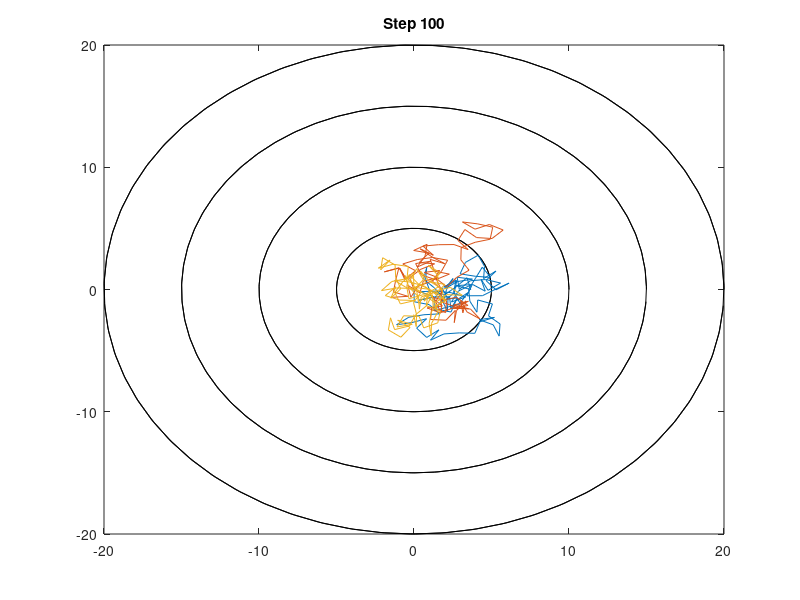

MATLAB code to generate this figure:
clear all;
close all;
clc;
% Plot the circle
theta = [0:0.1:4*pi];
number_circle = 4; % Number of circle that will be plotted
radius_incre = 5; % The increasement of readius while for-loop
radius = 0; % Radius
x_circle = zeros;
y_circle = zeros;
for n = 1:number_circle
    radius = radius + radius_incre; % Radius increased 
    for m = 1:length(theta)
        x_circle(m) = radius * cos(theta(m));
        y_circle(m) = radius * sin(theta(m));
    end
    plot(x_circle,y_circle,'black-')
    hold on
end
for j = 1:3
    x_coordinate = 0; % initialize x-cordinate
    y_coordinate = 0; % initialize y-cordinate
    Number_Step = 100; % The number of step that the particle is moving
    Step_size = 1; % The size of step when it moves


    % Angle 
    for i = 1:Number_Step
        Angle = rand*2*pi; % random angle
        % calculate x and y coorditanes to graph
        x_coordinate(i+1) = (Step_size * cos(Angle)) + x_coordinate(i);
        y_coordinate(i+1) = (Step_size * sin(Angle)) + y_coordinate(i);
    end
    x = x_coordinate;
    y = y_coordinate;
    % Graph each step
    plot(x,y)
    hold on
    % Label the graph with the number of steps taken
    title(['Step ',num2str(i)])
    % Set the axes so they don't continually change
    axis([-20,20,-20,20])
    % let the graph refresh
    pause(0.1)
    % We don't need the circles if we don't want to plot them
end
